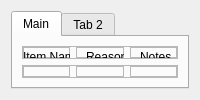
            <widget class="QWidget" name="addPart_view">
             <layout class="QVBoxLayout" name="verticalLayout_3">
              <item>
               <widget class="QTabWidget" name="newJCN_tabWidget">
                <property name="currentIndex">
                 <number>0</number>
                </property>
                <widget class="QWidget" name="main_2">
                 <attribute name="title">
                  <string>Main</string>
                 </attribute>
                 <layout class="QVBoxLayout" name="verticalLayout_10">
                  <item>
                   <widget class="QFrame" name="frame_21">
                    <property name="frameShape">
                     <enum>QFrame::StyledPanel</enum>
                    </property>
                    <property name="frameShadow">
                     <enum>QFrame::Raised</enum>
                    </property>
                    <layout class="QHBoxLayout" name="horizontalLayout_17">
                     <property name="spacing">
                      <number>6</number>
                     </property>
                     <property name="leftMargin">
                      <number>0</number>
                     </property>
                     <property name="topMargin">
                      <number>0</number>
                     </property>
                     <property name="rightMargin">
                      <number>0</number>
                     </property>
                     <property name="bottomMargin">
                      <number>0</number>
                     </property>
                     <item>
                      <widget class="QFrame" name="frame_18">
                       <property name="frameShape">
                        <enum>QFrame::StyledPanel</enum>
                       </property>
                       <property name="frameShadow">
                        <enum>QFrame::Raised</enum>
                       </property>
                       <widget class="QLineEdit" name="location_lineEdit_2">
                        <property name="geometry">
                         <rect>
                          <x>0</x>
                          <y>140</y>
                          <width>91</width>
                          <height>31</height>
                         </rect>
                        </property>
                        <property name="styleSheet">
                         <string notr="true">background-color: rgb(148, 177, 255);
border: 1px solid #000000;
border-radius: 10px;
font: 12pt &quot;Verdana&quot;;
color: rgb(66, 8, 36);</string>
                        </property>
                       </widget>
                       <widget class="QLabel" name="location_label_2">
                        <property name="geometry">
                         <rect>
                          <x>0</x>
                          <y>120</y>
                          <width>81</width>
                          <height>20</height>
                         </rect>
                        </property>
                        <property name="text">
                         <string>Location</string>
                        </property>
                       </widget>
                       <widget class="QLabel" name="item_name_label">
                        <property name="geometry">
                         <rect>
                          <x>0</x>
                          <y>0</y>
                          <width>121</width>
                          <height>20</height>
                         </rect>
                        </property>
                        <property name="text">
                         <string>Item Name</string>
                        </property>
                       </widget>
                       <widget class="QLineEdit" name="item_name_lineEdit">
                        <property name="geometry">
                         <rect>
                          <x>0</x>
                          <y>20</y>
                          <width>231</width>
                          <height>31</height>
                         </rect>
                        </property>
                        <property name="styleSheet">
                         <string notr="true">background-color: rgb(148, 177, 255);
border: 1px solid #000000;
border-radius: 10px;
font: 12pt &quot;Verdana&quot;;
color: rgb(66, 8, 36);</string>
                        </property>
                       </widget>
                       <widget class="QLabel" name="priority_label_2">
                        <property name="geometry">
                         <rect>
                          <x>140</x>
                          <y>120</y>
                          <width>91</width>
                          <height>20</height>
                         </rect>
                        </property>
                        <property name="text">
                         <string>Priority</string>
                        </property>
                       </widget>
                       <widget class="QComboBox" name="priority_comboBox">
                        <property name="geometry">
                         <rect>
                          <x>140</x>
                          <y>140</y>
                          <width>91</width>
                          <height>31</height>
                         </rect>
                        </property>
                        <property name="styleSheet">
                         <string notr="true">background-color: rgb(148, 177, 255);
border: 1px solid #000000;
border-radius: 10px;
font: 12pt &quot;Verdana&quot;;
color: rgb(66, 8, 36);</string>
                        </property>
                       </widget>
                       <widget class="QLineEdit" name="min_stock_num_lineEdit">
                        <property name="geometry">
                         <rect>
                          <x>0</x>
                          <y>80</y>
                          <width>111</width>
                          <height>31</height>
                         </rect>
                        </property>
                        <property name="styleSheet">
                         <string notr="true">background-color: rgb(148, 177, 255);
border: 1px solid #000000;
border-radius: 10px;
font: 12pt &quot;Verdana&quot;;
color: rgb(66, 8, 36);</string>
                        </property>
                       </widget>
                       <widget class="QLabel" name="min_stock_num_label">
                        <property name="geometry">
                         <rect>
                          <x>0</x>
                          <y>60</y>
                          <width>111</width>
                          <height>20</height>
                         </rect>
                        </property>
                        <property name="text">
                         <string>Min Stock Number</string>
                        </property>
                       </widget>
                       <widget class="QLabel" name="stock_on_hand_label_2">
                        <property name="geometry">
                         <rect>
                          <x>120</x>
                          <y>60</y>
                          <width>111</width>
                          <height>20</height>
                         </rect>
                        </property>
                        <property name="text">
                         <string>Number Entered</string>
                        </property>
                       </widget>
                       <widget class="QLineEdit" name="stock_on_hand_lineEdit_2">
                        <property name="geometry">
                         <rect>
                          <x>120</x>
                          <y>80</y>
                          <width>111</width>
                          <height>31</height>
                         </rect>
                        </property>
                        <property name="styleSheet">
                         <string notr="true">background-color: rgb(148, 177, 255);
border: 1px solid #000000;
border-radius: 10px;
font: 12pt &quot;Verdana&quot;;
color: rgb(66, 8, 36);</string>
                        </property>
                       </widget>
                      </widget>
                     </item>
                     <item>
                      <widget class="QFrame" name="frame_20">
                       <property name="frameShape">
                        <enum>QFrame::StyledPanel</enum>
                       </property>
                       <property name="frameShadow">
                        <enum>QFrame::Raised</enum>
                       </property>
                       <widget class="QLabel" name="reason_label_2">
                        <property name="geometry">
                         <rect>
                          <x>10</x>
                          <y>0</y>
                          <width>121</width>
                          <height>20</height>
                         </rect>
                        </property>
                        <property name="text">
                         <string>Reason</string>
                        </property>
                       </widget>
                       <widget class="QTextEdit" name="reason_textEdit_2">
                        <property name="geometry">
                         <rect>
                          <x>0</x>
                          <y>20</y>
                          <width>241</width>
                          <height>161</height>
                         </rect>
                        </property>
                        <property name="styleSheet">
                         <string notr="true">background-color: rgb(148, 177, 255);
border: 1px solid #000000;
border-radius: 10px;
font: 12pt &quot;Verdana&quot;;
color: rgb(66, 8, 36);</string>
                        </property>
                       </widget>
                      </widget>
                     </item>
                     <item>
                      <widget class="QFrame" name="frame_19">
                       <property name="frameShape">
                        <enum>QFrame::StyledPanel</enum>
                       </property>
                       <property name="frameShadow">
                        <enum>QFrame::Raised</enum>
                       </property>
                       <widget class="QLabel" name="notes_label_2">
                        <property name="geometry">
                         <rect>
                          <x>10</x>
                          <y>0</y>
                          <width>121</width>
                          <height>20</height>
                         </rect>
                        </property>
                        <property name="text">
                         <string>Notes</string>
                        </property>
                       </widget>
                       <widget class="QTextEdit" name="notes_textEdit_2">
                        <property name="geometry">
                         <rect>
                          <x>0</x>
                          <y>20</y>
                          <width>241</width>
                          <height>161</height>
                         </rect>
                        </property>
                        <property name="styleSheet">
                         <string notr="true">background-color: rgb(148, 177, 255);
border: 1px solid #000000;
border-radius: 10px;
font: 12pt &quot;Verdana&quot;;
color: rgb(66, 8, 36);</string>
                        </property>
                       </widget>
                      </widget>
                     </item>
                    </layout>
                   </widget>
                  </item>
                  <item>
                   <widget class="QFrame" name="frame_22">
                    <property name="frameShape">
                     <enum>QFrame::StyledPanel</enum>
                    </property>
                    <property name="frameShadow">
                     <enum>QFrame::Raised</enum>
                    </property>
                    <layout class="QHBoxLayout" name="horizontalLayout_18">
                     <property name="spacing">
                      <number>6</number>
                     </property>
                     <property name="leftMargin">
                      <number>0</number>
                     </property>
                     <property name="topMargin">
                      <number>0</number>
                     </property>
                     <property name="rightMargin">
                      <number>0</number>
                     </property>
                     <property name="bottomMargin">
                      <number>0</number>
                     </property>
                     <item>
                      <widget class="QFrame" name="frame_23">
                       <property name="frameShape">
                        <enum>QFrame::StyledPanel</enum>
                       </property>
                       <property name="frameShadow">
                        <enum>QFrame::Raised</enum>
                       </property>
                       <widget class="QLabel" name="itemCost_label">
                        <property name="geometry">
                         <rect>
                          <x>10</x>
                          <y>10</y>
                          <width>81</width>
                          <height>20</height>
                         </rect>
                        </property>
                        <property name="text">
                         <string>Item Cost</string>
                        </property>
                       </widget>
                       <widget class="QLineEdit" name="itemCost_lineEdit">
                        <property name="geometry">
                         <rect>
                          <x>10</x>
                          <y>30</y>
                          <width>91</width>
                          <height>31</height>
                         </rect>
                        </property>
                        <property name="styleSheet">
                         <string notr="true">background-color: rgb(148, 177, 255);
border: 1px solid #000000;
border-radius: 10px;
font: 12pt &quot;Verdana&quot;;
color: rgb(66, 8, 36);</string>
                        </property>
                       </widget>
                       <widget class="QLabel" name="repairCost_label">
                        <property name="geometry">
                         <rect>
                          <x>140</x>
                          <y>10</y>
                          <width>81</width>
                          <height>20</height>
                         </rect>
                        </property>
                        <property name="text">
                         <string>Repair Cost</string>
                        </property>
                       </widget>
                       <widget class="QLineEdit" name="repairCost_lineEdit">
                        <property name="geometry">
                         <rect>
                          <x>140</x>
                          <y>30</y>
                          <width>91</width>
                          <height>31</height>
                         </rect>
                        </property>
                        <property name="styleSheet">
                         <string notr="true">background-color: rgb(148, 177, 255);
border: 1px solid #000000;
border-radius: 10px;
font: 12pt &quot;Verdana&quot;;
color: rgb(66, 8, 36);</string>
                        </property>
                       </widget>
                       <widget class="QLineEdit" name="serialNumber_lineEdit">
                        <property name="geometry">
                         <rect>
                          <x>140</x>
                          <y>100</y>
                          <width>91</width>
                          <height>31</height>
                         </rect>
                        </property>
                        <property name="styleSheet">
                         <string notr="true">background-color: rgb(148, 177, 255);
border: 1px solid #000000;
border-radius: 10px;
font: 12pt &quot;Verdana&quot;;
color: rgb(66, 8, 36);</string>
                        </property>
                       </widget>
                       <widget class="QLabel" name="serialNumber_label">
                        <property name="geometry">
                         <rect>
                          <x>140</x>
                          <y>80</y>
                          <width>81</width>
                          <height>20</height>
                         </rect>
                        </property>
                        <property name="text">
                         <string>Serial Num.</string>
                        </property>
                       </widget>
                       <widget class="QLineEdit" name="uniqueIdent_lineEdit">
                        <property name="geometry">
                         <rect>
                          <x>10</x>
                          <y>100</y>
                          <width>91</width>
                          <height>31</height>
                         </rect>
                        </property>
                        <property name="styleSheet">
                         <string notr="true">background-color: rgb(148, 177, 255);
border: 1px solid #000000;
border-radius: 10px;
font: 12pt &quot;Verdana&quot;;
color: rgb(66, 8, 36);</string>
                        </property>
                       </widget>
                       <widget class="QLabel" name="uniqueIdent_label">
                        <property name="geometry">
                         <rect>
                          <x>10</x>
                          <y>80</y>
                          <width>81</width>
                          <height>20</height>
                         </rect>
                        </property>
                        <property name="text">
                         <string>Unique Ident</string>
                        </property>
                       </widget>
                       <widget class="QLabel" name="origPN_label">
                        <property name="geometry">
                         <rect>
                          <x>10</x>
                          <y>150</y>
                          <width>81</width>
                          <height>20</height>
                         </rect>
                        </property>
                        <property name="text">
                         <string>Orig. P/N</string>
                        </property>
                       </widget>
                       <widget class="QLineEdit" name="origPN_lineEdit">
                        <property name="geometry">
                         <rect>
                          <x>10</x>
                          <y>170</y>
                          <width>91</width>
                          <height>31</height>
                         </rect>
                        </property>
                        <property name="styleSheet">
                         <string notr="true">background-color: rgb(148, 177, 255);
border: 1px solid #000000;
border-radius: 10px;
font: 12pt &quot;Verdana&quot;;
color: rgb(66, 8, 36);</string>
                        </property>
                       </widget>
                       <widget class="QLabel" name="nsn_label">
                        <property name="geometry">
                         <rect>
                          <x>140</x>
                          <y>150</y>
                          <width>81</width>
                          <height>20</height>
                         </rect>
                        </property>
                        <property name="text">
                         <string>NSN</string>
                        </property>
                       </widget>
                       <widget class="QLineEdit" name="nsn_lineEdit">
                        <property name="geometry">
                         <rect>
                          <x>140</x>
                          <y>170</y>
                          <width>91</width>
                          <height>31</height>
                         </rect>
                        </property>
                        <property name="styleSheet">
                         <string notr="true">background-color: rgb(148, 177, 255);
border: 1px solid #000000;
border-radius: 10px;
font: 12pt &quot;Verdana&quot;;
color: rgb(66, 8, 36);</string>
                        </property>
                       </widget>
                      </widget>
                     </item>
                     <item>
                      <widget class="QFrame" name="frame_24">
                       <property name="frameShape">
                        <enum>QFrame::StyledPanel</enum>
                       </property>
                       <property name="frameShadow">
                        <enum>QFrame::Raised</enum>
                       </property>
                       <widget class="QLabel" name="locationType_label">
                        <property name="geometry">
                         <rect>
                          <x>10</x>
                          <y>80</y>
                          <width>81</width>
                          <height>20</height>
                         </rect>
                        </property>
                        <property name="text">
                         <string>Location Type</string>
                        </property>
                       </widget>
                       <widget class="QLabel" name="vendor_label_2">
                        <property name="geometry">
                         <rect>
                          <x>10</x>
                          <y>10</y>
                          <width>121</width>
                          <height>20</height>
                         </rect>
                        </property>
                        <property name="text">
                         <string>Vendor</string>
                        </property>
                       </widget>
                       <widget class="QLineEdit" name="vendor_lineEdit_2">
                        <property name="geometry">
                         <rect>
                          <x>10</x>
                          <y>30</y>
                          <width>211</width>
                          <height>31</height>
                         </rect>
                        </property>
                        <property name="styleSheet">
                         <string notr="true">background-color: rgb(148, 177, 255);
border: 1px solid #000000;
border-radius: 10px;
font: 12pt &quot;Verdana&quot;;
color: rgb(66, 8, 36);</string>
                        </property>
                       </widget>
                       <widget class="QComboBox" name="locationType_comboBox">
                        <property name="geometry">
                         <rect>
                          <x>10</x>
                          <y>100</y>
                          <width>211</width>
                          <height>31</height>
                         </rect>
                        </property>
                        <property name="styleSheet">
                         <string notr="true">background-color: rgb(148, 177, 255);
border: 1px solid #000000;
border-radius: 10px;
font: 12pt &quot;Verdana&quot;;
color: rgb(66, 8, 36);</string>
                        </property>
                       </widget>
                      </widget>
                     </item>
                     <item>
                      <widget class="QFrame" name="frame_25">
                       <property name="frameShape">
                        <enum>QFrame::StyledPanel</enum>
                       </property>
                       <property name="frameShadow">
                        <enum>QFrame::Raised</enum>
                       </property>
                       <widget class="QPushButton" name="addPart_pushButton_2">
                        <property name="geometry">
                         <rect>
                          <x>70</x>
                          <y>160</y>
                          <width>121</width>
                          <height>51</height>
                         </rect>
                        </property>
                        <property name="minimumSize">
                         <size>
                          <width>121</width>
                          <height>51</height>
                         </size>
                        </property>
                        <property name="maximumSize">
                         <size>
                          <width>121</width>
                          <height>51</height>
                         </size>
                        </property>
                        <property name="styleSheet">
                         <string notr="true">#addPart_pushButton_2 {
    border-radius: 15px;
    border: 3px solid rgb(120, 157, 186);
    text-align: center;
    background-color: qlineargradient(x1: 0, y1: 0, x2: 0, y2: 1, stop: 0 rgb(75,100,130), stop: 1 rgb(61, 80, 95));
}

#addPart_pushButton_2:hover {
    border-radius: 16px;
    border: 3px solid rgb(186, 157, 120);
    background-color: qlineargradient(x1: 0, y1: 0, x2: 0, y2: 1, stop: 0 rgb(95,120,150), stop: 1 rgb(75,100,130));
}

#addPart_pushButton_2:pressed {
    background-color: qlineargradient(x1: 0, y1: 0, x2: 0, y2: 1, stop: 0 rgb(61, 80, 95), stop: 1 rgb(45,64,75));
}</string>
                        </property>
                        <property name="text">
                         <string>Add Part</string>
                        </property>
                       </widget>
                      </widget>
                     </item>
                    </layout>
                    <zorder>frame_25</zorder>
                    <zorder>frame_23</zorder>
                    <zorder>frame_24</zorder>
                   </widget>
                  </item>
                 </layout>
                </widget>
                <widget class="QWidget" name="tab_4">
                 <attribute name="title">
                  <string>Tab 2</string>
                 </attribute>
                </widget>
               </widget>
              </item>
             </layout>
            </widget>
